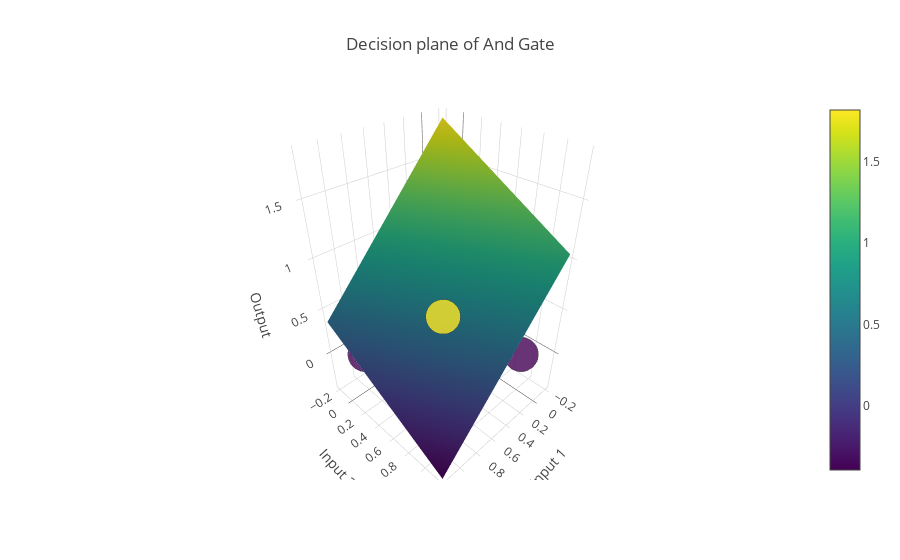

Write notebook code for a chart like this one.
### Markdown cell above
From the above we can see that the model has converged after 5th epoch, this convergence epochs number may become longer or shorter if you run it. After training the model for 5 epochs, it learned the function of AND gate. If you see the training cell, we have used assert statements to verify the behaviour of the neural network. First two are the inputs and the one is padded to the input for the bias.

## Decision plane

Let us now visualize the Decision plane created by the perceptron. We have plotted the inputs in the XY-plane and Z-plane acts as the output.

### Code cell
def plot_decision_plane(w):
    x_point = [0.0,0.0,1.0,1.0]
    y_point = [0.0,1.0,0.0,1.0]
    z_point = [0.0,0.0,0.0,1.0]
    
    x_plane = np.linspace(-0.2, 1.2, num=4)
    y_plane = np.linspace(-0.2, 1.2, num=4)
    Y_plane, X_plane = np.meshgrid(x_plane, y_plane)
    Z_plane = -w[0]*X_plane - w[1]*Y_plane - w[2]
    
    data = [
        go.Surface(x=X_plane,y=Y_plane,z=Z_plane,colorscale = 'Viridis'),
        go.Scatter3d(
            x=x_point,
            y=y_point,
            z=z_point,
            mode='markers',
            marker=dict(
                size=12,
                line=dict(
                    width=0.5
                ),
                colorscale='Viridis',
                color=z_point,
                opacity=0.8
            )
        )]
    layout = go.Layout(
                title= 'Decision plane of And Gate',
                scene = dict(
                    xaxis = dict(title = 'Input 1'),
                    yaxis=dict(title = 'Input 2'),
                    zaxis=dict(title = 'Output')
                )
            )
    
    fig = go.Figure(data=data, layout=layout)
    py.iplot(fig)
    
    
plot_decision_plane(p.W)

### Figure 1 — Plotly figure (JSON) as saved in the notebook; plotly's stock layout.template omitted (floating-point values rounded to 4 significant figures)
{"data": [{"colorscale": "Viridis", "type": "surface", "uid": "1b1ac50e-5c52-4559-9845-2428d96c085e", "x": [[-0.2, -0.2, -0.2, -0.2], [0.2667, 0.2667, 0.2667, 0.2667], [0.7333, 0.7333, 0.7333, 0.7333], [1.2, 1.2, 1.2, 1.2]], "y": [[-0.2, 0.2667, 0.7333, 1.2], [-0.2, 0.2667, 0.7333, 1.2], [-0.2, 0.2667, 0.7333, 1.2], [-0.2, 0.2667, 0.7333, 1.2]], "z": [[1.818, 1.562, 1.306, 1.05], [1.337, 1.081, 0.8245, 0.5685], [0.8552, 0.5992, 0.3432, 0.08719], [0.3739, 0.1179, -0.1381, -0.3941]]}, {"marker": {"color": [0, 0, 0, 1], "colorscale": "Viridis", "line": {"width": 0.5}, "opacity": 0.8, "size": 12}, "mode": "markers", "type": "scatter3d", "uid": "32acd8d7-9985-43d3-ac43-e25c53e8d0e5", "x": [0, 0, 1, 1], "y": [0, 1, 0, 1], "z": [0, 0, 0, 1]}], "layout": {"scene": {"xaxis": {"title": {"text": "Input 1"}}, "yaxis": {"title": {"text": "Input 2"}}, "zaxis": {"title": {"text": "Output"}}}, "title": {"text": "Decision plane of And Gate"}}}
